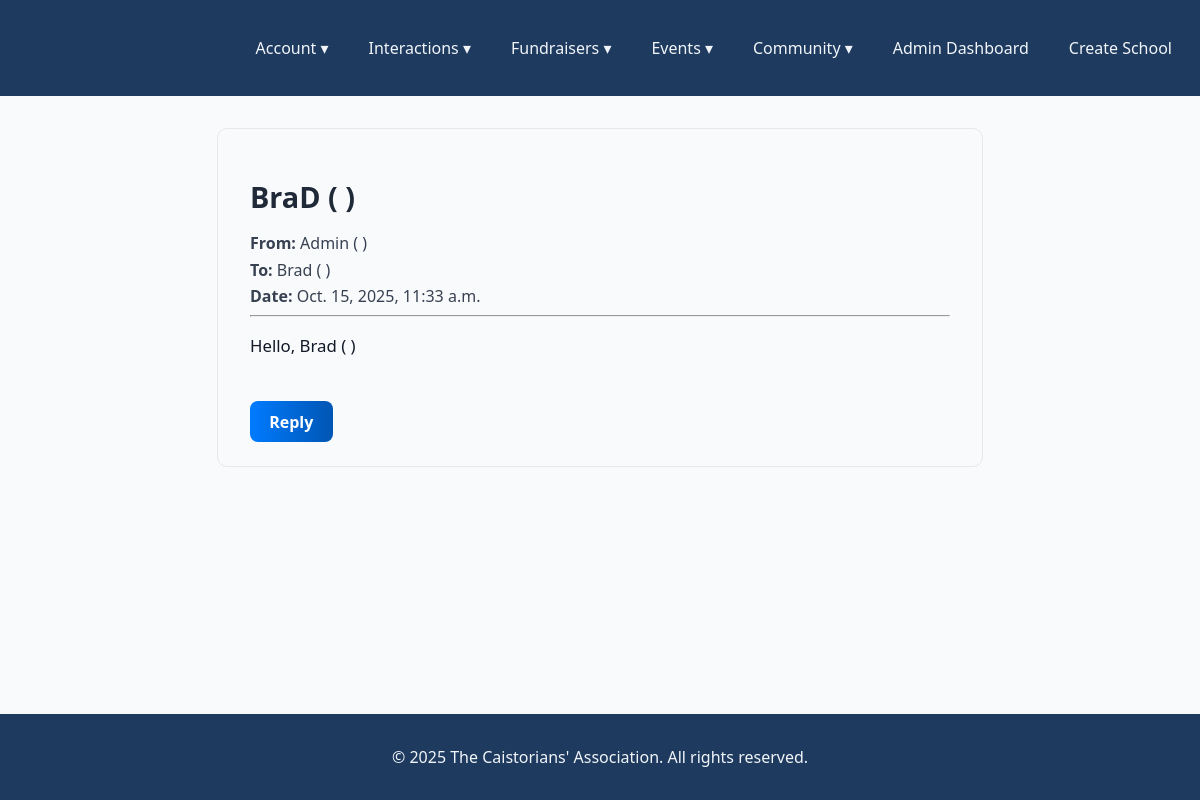
The page /interactions/2/ (signed in) on the database as committed earlier.
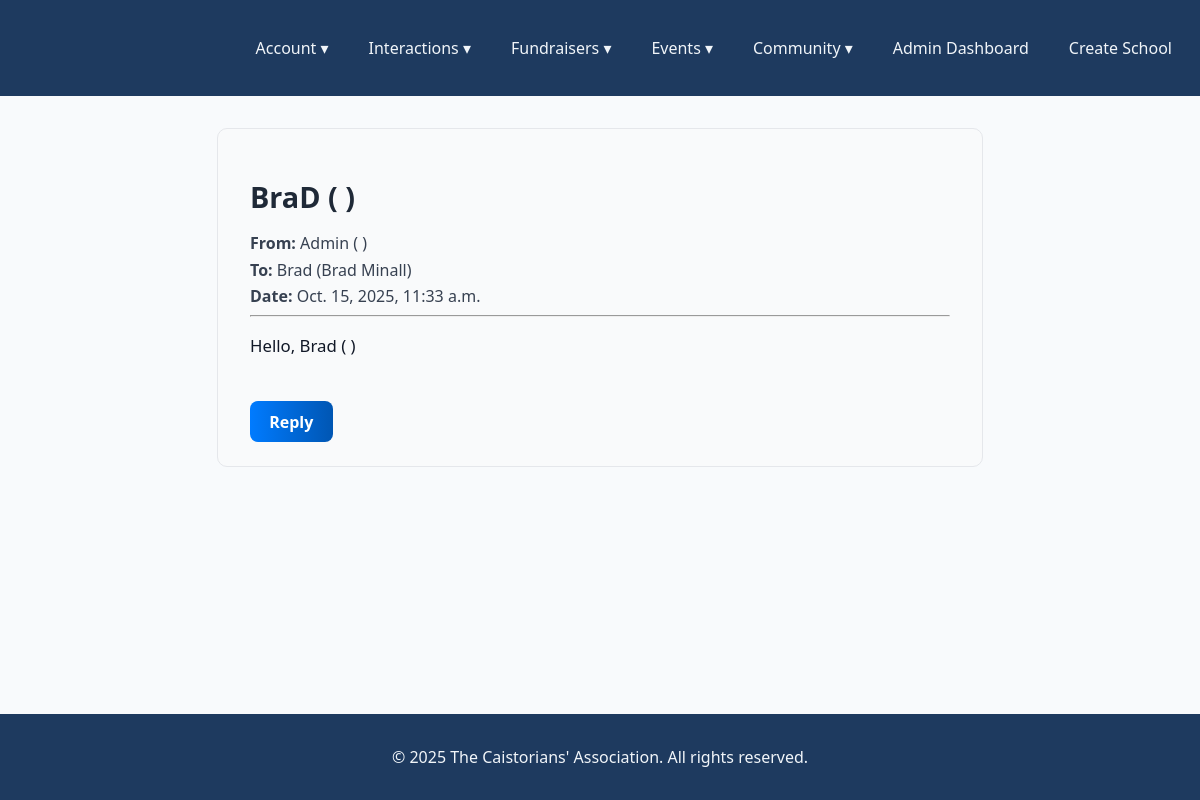
The same page on the database as committed later.
### interactions/models.py (models this page shows, shortened)
class Message(models.Model):
    sender = models.ForeignKey(
        settings.AUTH_USER_MODEL,
        on_delete=models.CASCADE,
        related_name="sent_messages"
    )
    recipient = models.ForeignKey(
        settings.AUTH_USER_MODEL,
        on_delete=models.CASCADE,
        related_name="received_messages"
    )
    subject = models.CharField(max_length=200)
    body = models.TextField()
    timestamp = models.DateTimeField(auto_now_add=True)
    is_read = models.BooleanField(default=False)
    class Meta:
        ordering = ["-timestamp"]

### Accounts/models.py (models this page shows)
class User(AbstractUser):
    school = models.ForeignKey(School, on_delete=models.CASCADE, related_name="users", null=True, blank=True)
    graduation_year = models.PositiveIntegerField(null=True, blank=True)
    occupation = models.CharField(max_length=100, blank=True)
    bio = models.TextField(blank=True)
    linkedin_url = models.URLField(blank=True)
    profile_picture = models.ImageField(upload_to='profile_pics/', blank=True, null=True)
    is_staff_account = models.BooleanField(default=False)
    is_superuser_account = models.BooleanField(default=False)
    is_student_account = models.BooleanField(default=False)
    def __str__(self):
        return f"{self.username} ({self.first_name} {self.last_name})"

### interactions/views.py (the view)
# urls.py: path("<int:pk>/", views.message_detail_view, name="detail"),
@login_required
def message_detail_view(request, pk):
    message = get_object_or_404(Message, pk=pk)
    if request.user != message.recipient and request.user != message.sender:
        return redirect("interactions:inbox")
    if request.user == message.recipient:
        message.is_read = True
        message.save()
    return render(request, "interactions/message_detail.html", {"message": message})

### interactions/templates/interactions/message_detail.html
{% extends "Main/base.html" %}
{% block content %}
<div class="message_detail">
  <h2 class="message_subject">{{ message.subject }}</h2>
  <div class="message_meta">
    <p><strong>From:</strong> {{ message.sender }}</p>
    <p><strong>To:</strong> {{ message.recipient }}</p>
    <p><strong>Date:</strong> {{ message.timestamp }}</p>
  </div>
  <hr>
  <p class="message_body">{{ message.body }}</p>
  <a href="{% url 'interactions:compose' %}?to={{ message.sender.username }}&subject=Re: {{ message.subject }}"
     class="reply_btn">
    Reply
  </a>
</div>
{% endblock %}

Rows that differ between the two databases and show on the page:
changed through a linked row, Message "BraD ( )": recipient "Brad ( )" → "Brad (Brad Minall)"
